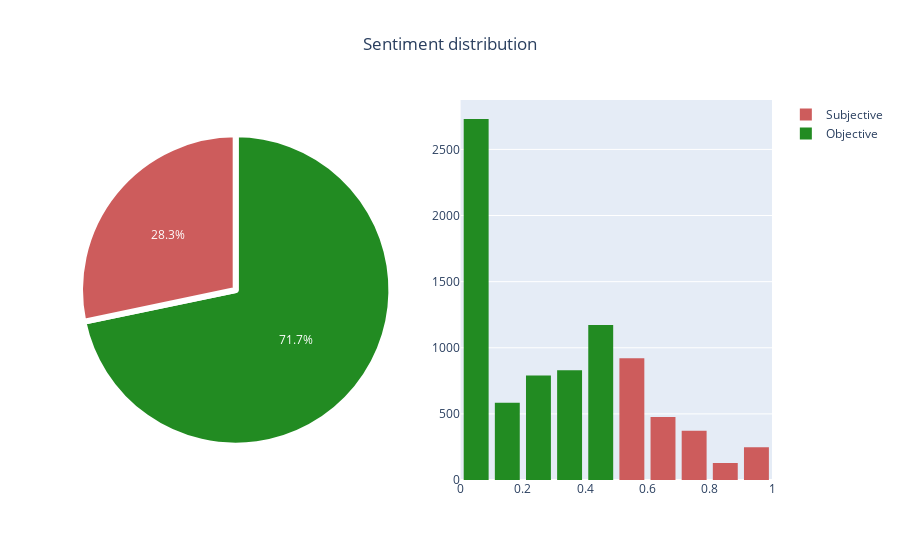

The notebook cell this image was saved under:
### Code cell
fig = make_subplots(rows=1, cols=2, specs=[[{"type": "pie"}, {"type": "histogram"}]]) #Making two plots

colors=['forestgreen','indianred'] #Setting the color
labels = 'Objective', 'Subjective' #Setting the labels
values = [count_obj, count_subj] #Stating the values for the pie plot

#Plotting the pie plot
fig.add_trace(go.Pie(labels=labels, values=values,name="",showlegend=False,
                     marker=dict(colors=colors,line=dict(color='#ffffff', width=6))),
     row=1, col=1)


#Plotting the histogram(Subjective)
fig.add_trace(go.Histogram(x=df.loc[df['subjectivity']=='Subjective']['subjectivityScore'],
                           name="Subjective",marker=dict(color="indianred"),xbins=dict(
        start=-1.0,
        end=1,
        size=0.1)),row=1, col=2)
#Plotting the histogram(Objective)
fig.add_trace(go.Histogram(x=df.loc[df['subjectivity']=='Objective']['subjectivityScore'],
                           name="Objective",marker=dict(color="forestgreen"),xbins=dict(
        start=-1.0,
        end=1,
        size=0.1)),row=1, col=2)
fig.update_layout(hovermode="x unified",title_text='Sentiment distribution ',title_x=0.5) # title of plot)

config = {'displayModeBar': False}

fig.show(config=config)

### Figure 1 — Plotly figure (JSON) as saved in the notebook; plotly's stock layout.template omitted (floating-point values rounded to 4 significant figures; data arrays with more than 128 entries replaced by an {"elided": "..."} marker saying what was removed)
{"data": [{"domain": {"x": [0, 0.45], "y": [0, 1]}, "labels": ["Objective", "Subjective"], "marker": {"colors": ["forestgreen", "indianred"], "line": {"color": "#ffffff", "width": 6}}, "name": "", "showlegend": false, "type": "pie", "values": [6107, 2408]}, {"marker": {"color": "indianred"}, "name": "Subjective", "type": "histogram", "x": {"elided": "2408 float values"}, "xaxis": "x", "xbins": {"end": 1, "size": 0.1, "start": -1}, "yaxis": "y"}, {"marker": {"color": "forestgreen"}, "name": "Objective", "type": "histogram", "x": {"elided": "6107 float values"}, "xaxis": "x", "xbins": {"end": 1, "size": 0.1, "start": -1}, "yaxis": "y"}], "layout": {"hovermode": "x unified", "title": {"text": "Sentiment distribution ", "x": 0.5}, "xaxis": {"anchor": "y", "domain": [0.55, 1]}, "yaxis": {"anchor": "x", "domain": [0, 1]}}}
